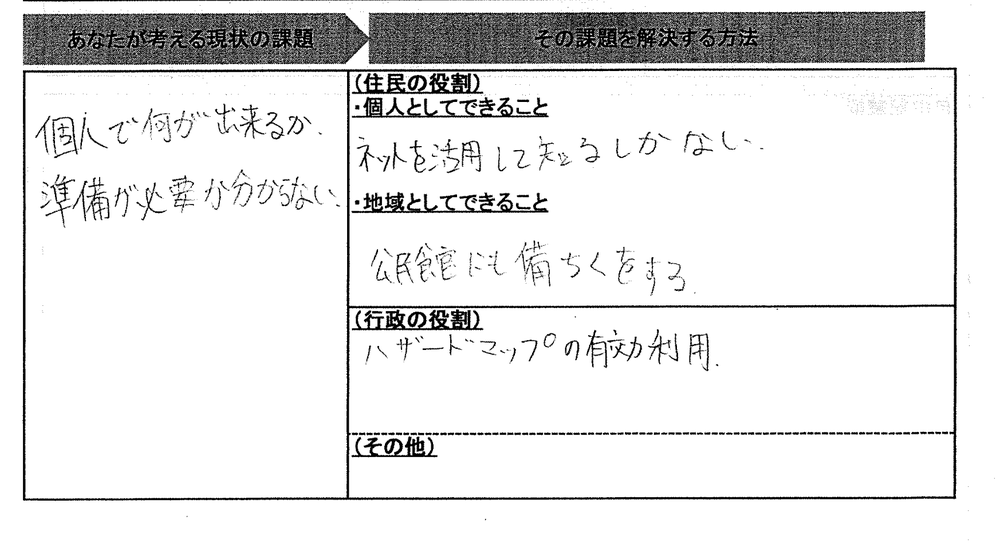
#> input picture kaizen_teian_sheets/1by1/sample.png, 1000 x 543 px, shrunk from 1746 x 948 before the run
$ python -i section_analyzer.py   (imports and definitions only)
#> lines starting #> are read from the running program, lines starting #| are printed output that depends on the picture
"""
セクション分析・分割機能
改善提案シート内の複数セクションを自動検出・分割する
"""
import cv2
import numpy as np
from PIL import Image, ImageDraw, ImageFont
import streamlit as st
from typing import List, Dict, Tuple, Any, Optional
import logging
from dataclasses import dataclass
import json

# ログ設定
# [1 line not run here, left out]
logger = logging.getLogger(__name__)


@dataclass
class SectionBounds:
    """セクション境界情報"""
    x: int
    y: int
    width: int
    height: int
    section_type: str  # 'header', 'content', 'example'
    confidence: float
    text_content: Optional[str] = None


@dataclass
class SectionInfo:
    """セクション情報"""
    id: str
    bounds: SectionBounds
    title: str
    content: str
    category: str  # '課題', '提案', '対象' など
    ocr_result: Optional[Dict[str, Any]] = None


class SectionAnalyzer:
    """
    改善提案シートのセクション分析・分割クラス
    """

    def __init__(self):
        """初期化"""
        self.sections: List[SectionInfo] = []
        self.image_height = 0
        self.image_width = 0

        # セクション検出パラメータ
        self.min_section_height = 50  # 最小セクション高さ
        self.horizontal_line_threshold = 0.7  # 水平線検出閾値
        self.text_density_threshold = 0.1  # テキスト密度閾値

        # カテゴリキーワード
        self.category_keywords = {
            '課題': ['課題', '問題', 'もんだい', 'かだい'],
            '提案': ['提案', '改善', 'ていあん', 'かいぜん', 'アイデア'],
            '対象': ['対象', 'たいしょう', '行政', '住民', 'ぎょうせい', 'じゅうみん'],
            '効果': ['効果', 'こうか', 'メリット', '利益'],
            '実現性': ['実現', 'じつげん', '可能', 'かのう', '実行']
        }

    def analyze_image_layout(self, image: Image.Image) -> List[SectionBounds]:
        """
        画像のレイアウトを解析してセクション境界を検出

        Args:
            image: PIL画像オブジェクト

        Returns:
            List[SectionBounds]: 検出されたセクション境界のリスト
        """
        try:
            # PIL画像をOpenCV形式に変換
            cv_image = cv2.cvtColor(np.array(image), cv2.COLOR_RGB2BGR)
            gray = cv2.cvtColor(cv_image, cv2.COLOR_BGR2GRAY)

            self.image_height, self.image_width = gray.shape

            # 水平線検出によるセクション分割
            horizontal_sections = self._detect_horizontal_sections(gray)

            # テキスト密度による分割補完
            density_sections = self._detect_text_density_sections(gray)

            # 結果をマージ
            merged_sections = self._merge_section_detections(horizontal_sections, density_sections)

            # セクション境界を作成
            section_bounds = []
            for i, (start_y, end_y) in enumerate(merged_sections):
                bounds = SectionBounds(
                    x=0,
                    y=start_y,
                    width=self.image_width,
                    height=end_y - start_y,
                    section_type='content',
                    confidence=0.8
                )
                section_bounds.append(bounds)

            logger.info(f"検出されたセクション数: {len(section_bounds)}")
            return section_bounds

        except Exception as e:
            logger.error(f"レイアウト解析エラー: {str(e)}")
            # フォールバック: 画像を等分割
            return self._fallback_equal_division(image)

    def _detect_horizontal_sections(self, gray_image: np.ndarray) -> List[Tuple[int, int]]:
        """
        水平線検出によるセクション分割

        Args:
            gray_image: グレースケール画像

        Returns:
            List[Tuple[int, int]]: (開始Y座標, 終了Y座標)のリスト
        """
        # 水平線検出
        horizontal_kernel = cv2.getStructuringElement(cv2.MORPH_RECT, (40, 1))
        horizontal_lines = cv2.morphologyEx(gray_image, cv2.MORPH_OPEN, horizontal_kernel)

        # 水平線の位置を取得
        horizontal_sum = np.sum(horizontal_lines, axis=1)
        line_positions = []

        for i, intensity in enumerate(horizontal_sum):
            if intensity > self.image_width * 255 * self.horizontal_line_threshold:
                line_positions.append(i)

        # 連続する線をグループ化
        if not line_positions:
            return [(0, self.image_height)]

        grouped_lines = []
        current_group = [line_positions[0]]

        for pos in line_positions[1:]:
            if pos - current_group[-1] <= 5:  # 5ピクセル以内は同じ線とみなす
                current_group.append(pos)
            else:
                grouped_lines.append(int(np.mean(current_group)))
                current_group = [pos]

        if current_group:
            grouped_lines.append(int(np.mean(current_group)))

        # セクション境界を作成
        sections = []
        start_y = 0

        for line_y in grouped_lines:
            if line_y - start_y > self.min_section_height:
                sections.append((start_y, line_y))
                start_y = line_y

        # 最後のセクション
        if self.image_height - start_y > self.min_section_height:
            sections.append((start_y, self.image_height))

        return sections

    def _detect_text_density_sections(self, gray_image: np.ndarray) -> List[Tuple[int, int]]:
        """
        テキスト密度によるセクション検出

        Args:
            gray_image: グレースケール画像

        Returns:
            List[Tuple[int, int]]: (開始Y座標, 終了Y座標)のリスト
        """
        # エッジ検出
        edges = cv2.Canny(gray_image, 50, 150)

        # 水平方向の密度を計算
        row_density = np.sum(edges, axis=1) / self.image_width

        # 密度の変化点を検出
        density_diff = np.diff(row_density)

        # 閾値を超える変化点を検出
        threshold = np.std(density_diff) * 2
        change_points = []

        for i, diff in enumerate(density_diff):
            if abs(diff) > threshold:
                change_points.append(i)

        # セクション境界を作成
        if not change_points:
            return [(0, self.image_height)]

        sections = []
        start_y = 0

        for point in change_points:
            if point - start_y > self.min_section_height:
                sections.append((start_y, point))
                start_y = point

        # 最後のセクション
        if self.image_height - start_y > self.min_section_height:
            sections.append((start_y, self.image_height))

        return sections

    def _merge_section_detections(self, horizontal_sections: List[Tuple[int, int]],
                                 density_sections: List[Tuple[int, int]]) -> List[Tuple[int, int]]:
        """
        複数の検出結果をマージ

        Args:
            horizontal_sections: 水平線検出結果
            density_sections: 密度検出結果

        Returns:
            List[Tuple[int, int]]: マージされたセクション境界
        """
        # すべての境界点を収集
        all_boundaries = set()

        for start, end in horizontal_sections:
            all_boundaries.add(start)
            all_boundaries.add(end)

        for start, end in density_sections:
            all_boundaries.add(start)
            all_boundaries.add(end)

        # ソートして連続するセクションを作成
        sorted_boundaries = sorted(all_boundaries)

        merged_sections = []
        for i in range(len(sorted_boundaries) - 1):
            start = sorted_boundaries[i]
            end = sorted_boundaries[i + 1]

            if end - start > self.min_section_height:
                merged_sections.append((start, end))

        return merged_sections if merged_sections else [(0, self.image_height)]

    # [191 lines left out: functions _fallback_equal_division, extract_sections, classify_section_content, create_section_info, visualize_sections, export_sections_data, not called in this run]

>>> import cv2
>>> picture = cv2.cvtColor(cv2.imread('../kaizen_teian_sheets/1by1/sample.png'), cv2.COLOR_BGR2RGB)
#> picture is the input picture: shape (543, 1000, 3); min 0, max 255, mean 230.1
>>> result = SectionAnalyzer().analyze_image_layout(picture)
#> in _detect_horizontal_sections, `horizontal_lines = cv2.morphologyEx(gray_image, cv2.MORPH_OPEN, horizo..`:
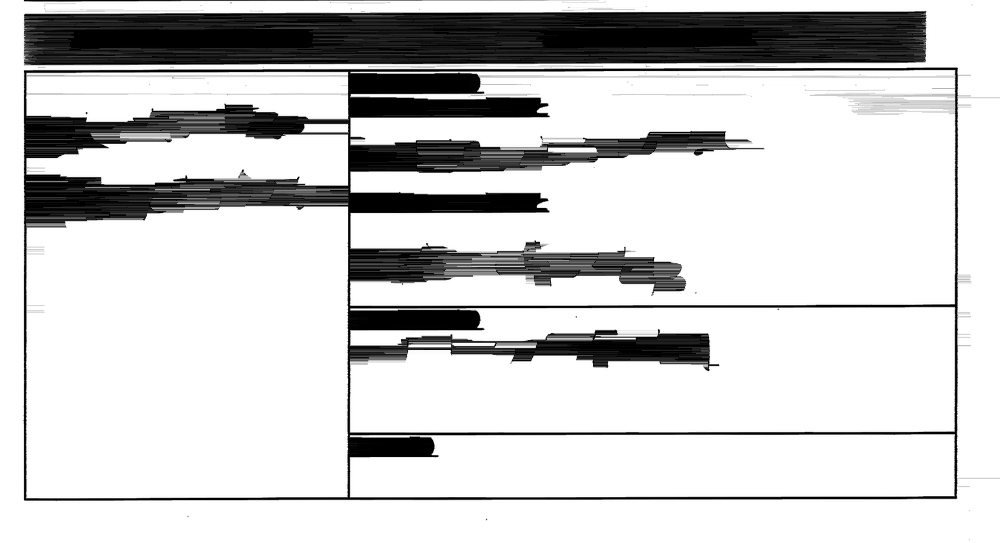
#> horizontal_lines: shape (543, 1000); min 0, max 255, mean 205.2
#> in _detect_horizontal_sections, `horizontal_sum = np.sum(horizontal_lines, axis=1)`: horizontal_sum = 543 values, max 255000 at index 504, min 28980 at index 498, mean 205240.3
#> the loop in _detect_horizontal_sections, `for i, intensity in enumerate(horizontal_sum):` made 543 passes
#> intensity on passes 1 to 3: 164391, 240447, 251652
#> after the loop in _detect_horizontal_sections, `for i, intensity in enumerate(horizontal_sum):`: line_positions = 439 values from 1 to 542
#> in _detect_horizontal_sections, `current_group = [line_positions[0]]`: current_group = [1]
#> the loop in _detect_horizontal_sections, `for pos in line_positions[1:]:` made 438 passes
#> (pos, current_group) on pass 11: (64, [64])
#> current_group on pass 79: [151]
#> after the loop in _detect_horizontal_sections, `for pos in line_positions[1:]:`: grouped_lines = [6, 102, 171]
#> the loop in _detect_horizontal_sections, `for line_y in grouped_lines:` made 4 passes
#> (line_y, start_y) on passes 2 to 4: (102, 102), (171, 171), (376, 376)
#> line_y on pass 1: 6
#> after the loop in _detect_horizontal_sections, `for line_y in grouped_lines:`: sections = [(0, 102), (102, 171), (171, 376)]; start_y = 376
#> in analyze_image_layout, `horizontal_sections = self._detect_horizontal_sections(gray)`: horizontal_sections = [(0, 102), (102, 171), (171, 376), (376, 543)]
#> in _detect_text_density_sections, `edges = cv2.Canny(gray_image, 50, 150)`:
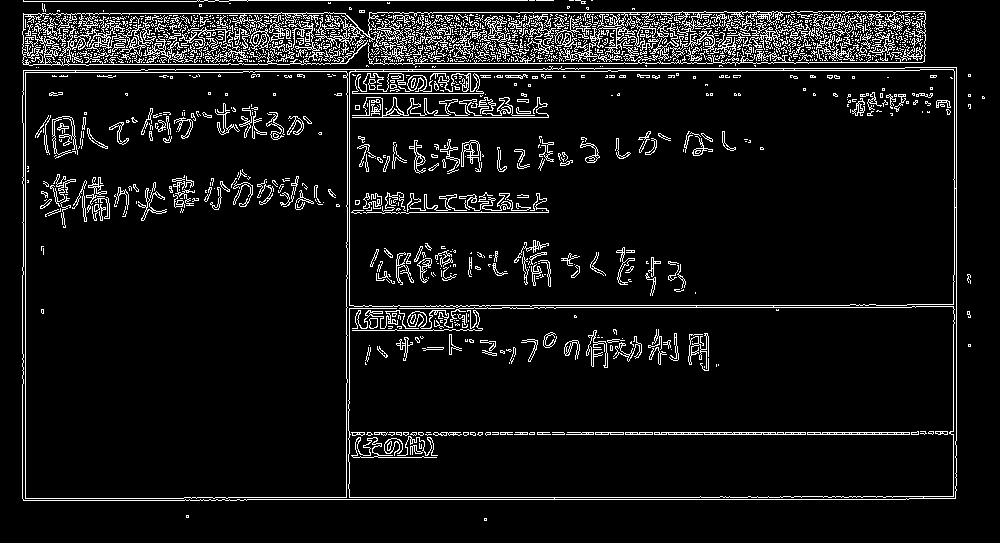
#> edges: shape (543, 1000); 7.8% white in thin lines or dots
#> in _detect_text_density_sections, `row_density = np.sum(edges, axis=1) / self.image_width`: row_density = 543 values, max 173.1 at index 499, min 0 at index 501, mean 20.01
#> in _detect_text_density_sections, `density_diff = np.diff(row_density)`: density_diff = 542 values, max 124.7 at index 431, min -120.4 at index 499, mean -0.163
#> in _detect_text_density_sections, `threshold = np.std(density_diff) * 2`: threshold = 36.55
#> the loop in _detect_text_density_sections, `for i, diff in enumerate(density_diff):` made 542 passes
#> diff on passes 1 to 3: -36.72, -49.98, 2.04
#> after the loop in _detect_text_density_sections, `for i, diff in enumerate(density_diff):`: change_points = 28 values from 0 to 500
#> the loop in _detect_text_density_sections, `for point in change_points:` made 28 passes
#> (point, start_y) on passes 4, 10, 12, 14, 19, 23: (63, 63), (116, 116), (211, 211), (304, 304), (431, 431), (495, 495)
#> point on passes 3, 5, 6, 7, 8, 9: 11, 64, 67, 72, 74, 92
#> after the loop in _detect_text_density_sections, `for point in change_points:`: sections = [(0, 63), (63, 116), (116, 211), (211, 304), (304, 431), (431, 495)]; start_y = 495
#> in analyze_image_layout, `density_sections = self._detect_text_density_sections(gray)`: density_sections has the same summary as sections in _detect_text_density_sections
#> the loop in _merge_section_detections, `for start, end in horizontal_sections:` made 4 passes
#> after the loop in _merge_section_detections, `for start, end in horizontal_sections:`: all_boundaries = 5 items
#> the loop in _merge_section_detections, `for start, end in density_sections:` made 6 passes
#> after the loop in _merge_section_detections, `for start, end in density_sections:`: all_boundaries = 11 items
#> in _merge_section_detections, `sorted_boundaries = sorted(all_boundaries)`: sorted_boundaries = [0, 63, 102, 116, 171, 211, 304, 376, 431, 495, 543]
#> the loop in _merge_section_detections, `for i in range(len(sorted_boundaries) - 1):` made 10 passes
#> (start, end) on passes 1 to 10: (0, 63), (63, 102), (102, 116), (116, 171), (171, 211), (211, 304), (304, 376), (376, 431), (431, 495), (495, 543)
#> after the loop in _merge_section_detections, `for i in range(len(sorted_boundaries) - 1):`: merged_sections = [(0, 63), (116, 171), (211, 304), (304, 376), (376, 431), (431, 495)]
#> the loop in analyze_image_layout, `for i, (start_y, end_y) in enumerate(merged_sections):` made 6 passes
#> after the loop in analyze_image_layout, `for i, (start_y, end_y) in enumerate(merged_sections):`: section_bounds = 6 items
#> result = 6 items
